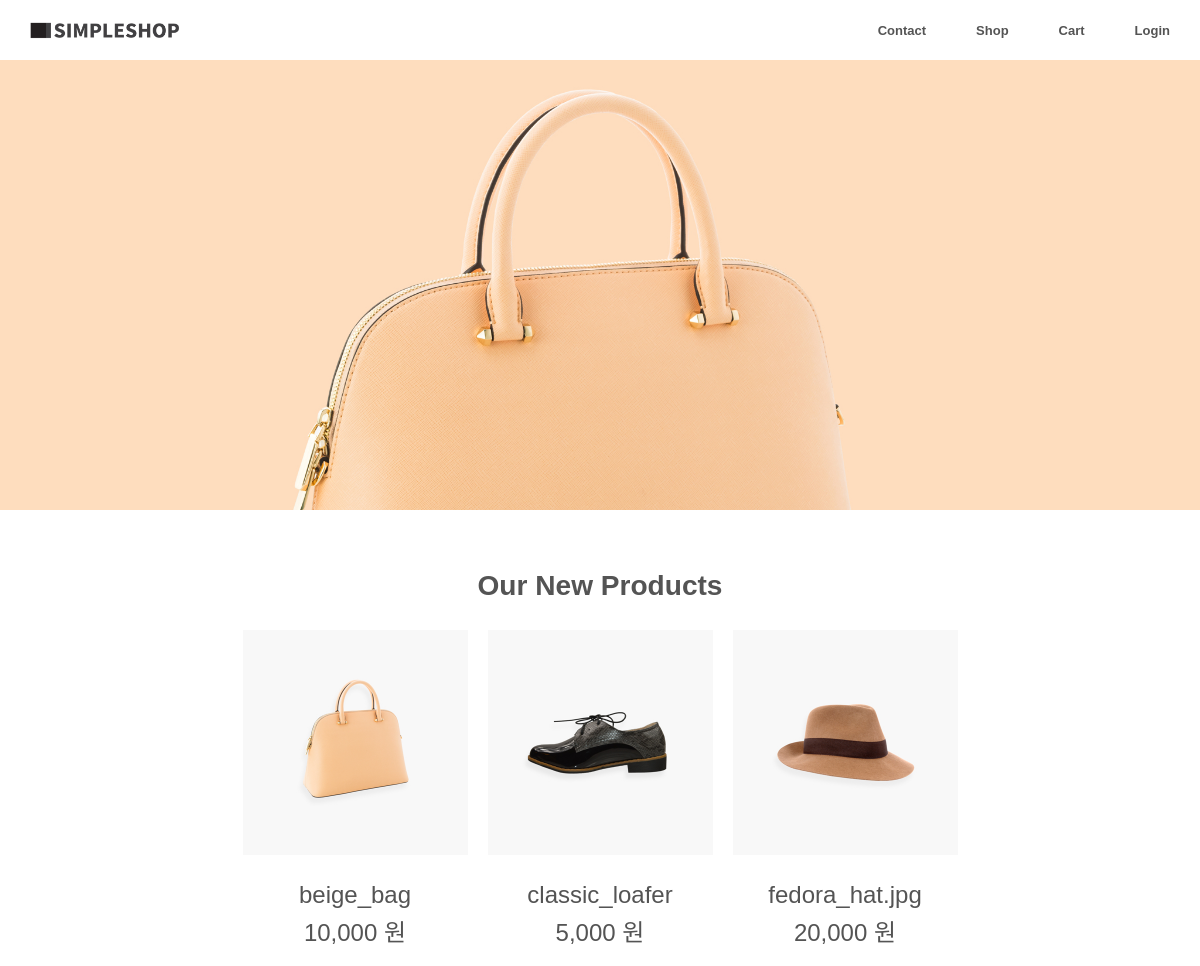
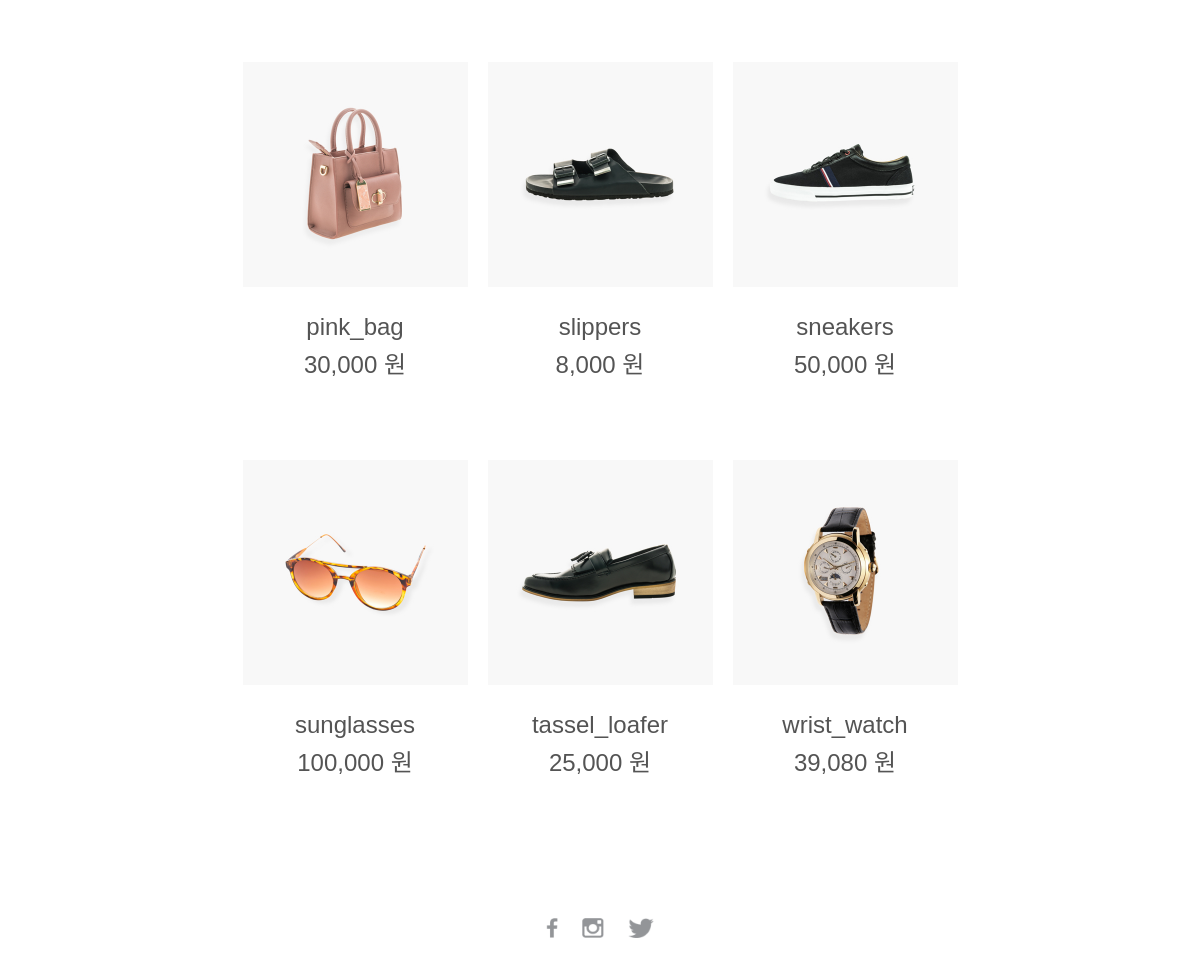
/goods/, run on the app's committed database (2 pictures, top to bottom).
### goods/models.py (models this page shows, shortened)
class Product(models.Model):
    name = models.CharField(max_length=80) # 상품이름
    price = models.IntegerField() # 상품가격
    img_path = models.CharField(max_length=255) # 이미지경로

### goods/views.py (the view)
# urls.py: path('', views.index)
def index(request):
    context = dict()
    goods = Product.objects.all()
    context['goods'] = goods
    return render(request, 'goods/index.html', context)

### goods/templates/goods/index.html
{% extends './base.html' %}
{% load static %}
{% load humanize %}
{% block product-list %}
    {% for good in goods %}
        <a class="product" href="#">
            <img src={% get_static_prefix %}{{ good.img_path }} width="225px">
            <div class="product-name">{{ good.name }}</div>
            <div class="product-price">{{ good.price | intcomma }} 원</div>
        </a>
    {% endfor %}
{% endblock product-list %}

### goods/templates/goods/base.html (shortened to what this page needs)
{% load static %}
<!DOCTYPE html>
<html>
  <head>
    <link href={% static 'goods/css/styles.css' %} rel="stylesheet" />
  </head>
  <body>
    <div class="navbar">
      <a href="#" id="logo">
        <img src={% static 'goods/images/logo.png' %} width="149px"/>
      </a>
      <ul id="menu">
        <li><a href="#">Contact</a></li>
        <li><a href="#">Shop</a></li>
        <li><a href="#">Cart</a></li>
        <li><a href="#">Login</a></li>
      </ul>
    </div>
    <div class="hero-header"></div>
    <div class="products">
      <h3>Our New Products</h3>
      <div class="product-list">
        {% block product-list %}
        {% endblock product-list %}
      </div>
    </div>
    <div class="footer">
      <a href="http://facebook.com">
        <img src="{% static 'goods/images/facebook.png' %}" height="20px">
      </a>
      <a href="http://instagram.com">
        <img src="{% static 'goods/images/instagram.png' %}" height="20px">
      </a>
      <a href="http://twitter.com">
        <img src="{% static 'goods/images/twitter.png' %}" height="20px">
      </a>
    </div>
  </body>
</html>

### goods/static/goods/css/styles.css (style rules this page uses)
* { box-sizing: border-box; }
body { margin: 0; min-width: 992px; font-family: "Helvetica"; }
.navbar { height: 60px; padding-left: 30px; padding-right: 30px; }
.navbar #logo { line-height: 60px; }
.navbar #logo img { vertical-align: middle ; }
.navbar #menu { float: right; list-style: none; padding: 0; margin: 0; }
.navbar #menu li { float: left; margin-left: 50px; line-height: 60px; }
.navbar #menu li a { color: #545454; font-size: 13px; text-decoration: none; font-weight: bold; }
.hero-header { height: 450px; background-image: url("../images/hero_header.jpg"); background-repeat: no-repeat; background-size: cover; background-position: center center; }
.products { font-size: 24px; color: #545454; margin-top: 60px; margin-bottom: 60px; text-align: center; }
.product-list { width: 735px; margin-left: auto; margin-right: auto; }
.product { width: 225px; text-align: center; display: block; color: #545454; text-decoration: none; float: left; margin-left: 10px; margin-right: 10px; margin-bottom: 80px; }
.product-name { margin-top: 20px; margin-bottom: 4px; }
.footer { text-align: center; margin-top: 40px; margin-bottom: 80px; }
.footer a { margin-left: 10px; margin-right: 10px; text-decoration: none; }

### data on the page
Product: img_path (picture), name "beige_bag", price "10,000"
Product: img_path (picture), name "classic_loafer", price "5,000"
Product: img_path (picture), name "fedora_hat.jpg", price "20,000"
Product: img_path (picture), name "pink_bag", price "30,000"
Product: img_path (picture), name "slippers", price "8,000"
Product: img_path (picture), name "sneakers", price "50,000"
Product: img_path (picture), name "sunglasses", price "100,000"
Product: img_path (picture), name "tassel_loafer", price "25,000"
Product: img_path (picture), name "wrist_watch", price "39,080"
